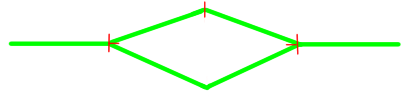
#> input picture toy/picture_tools/separators.png, 408 x 97 px, found by its file name
$ python process_roads.py
#> lines starting #> are read from the running program, lines starting #| are printed output that depends on the picture; after the words box and inside, x2 and y2 are one past the last pixel; in counts of white or black regions, pixels touching at a corner belong together
'''
This file processes the roads in the image, creating a map from pixels to roads. The results are saved in label_map.npy.
'''

import cv2
import numpy as np
from PIL import Image
import matplotlib.pyplot as plt
import sys
import os

# Add parent directory to sys.path
sys.path.append(os.path.abspath(os.path.join(os.path.dirname(__file__), "..")))

img = np.array(Image.open(".\\toy\\picture_tools\\separators.png").convert("RGB"))
#> img is the input picture: shape (97, 408, 3); mean R, G, B 237.9, 254.4, 237.3

hsv = cv2.cvtColor(img, cv2.COLOR_BGR2HSV)
#> hsv: shape (97, 408, 3); mean H, S, V 5.8, 17.7, 254.9

# Define green color range in HSV
lower_green = np.array([35, 40, 40])
upper_green = np.array([85, 255, 255])

# Create binary mask of green regions
mask = cv2.inRange(hsv, lower_green, upper_green)
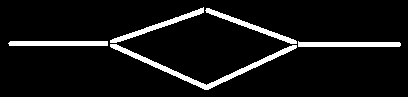
#> mask: shape (97, 408); 7.6% white; 5 white regions, box (x1, y1, x2, y2) and area: (110, 44, 297, 90) 1026, (298, 41, 401, 47) 514, (110, 7, 204, 43) 498, (8, 41, 108, 46) 495, (205, 8, 297, 44) 485
cv2.imshow('mask', mask)
cv2.waitKey(0)

# Label connected components
num_labels, label_map = cv2.connectedComponents(mask)
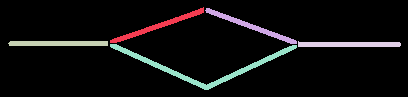
#> label_map: shape (97, 408) int32; 6 distinct labels, from 0 to 5; one colour per label, 0 black
#> num_labels = 6

# Show the label map
plt.imshow(label_map, cmap='tab20')
plt.title(f"{num_labels - 1} roads detected")
plt.show()

np.save(".\\toy\\picture_tools\\label_map.npy", label_map)

print(label_map.max())
#| 5
i = 0
while i < label_map.max() + 1:
    mask1 = (label_map > 0)
    result = np.zeros_like(img)
    result[mask1, :] = [0, 0, 255]

    mask = (label_map == i) > 0
    result[mask, :] = img[mask, :]
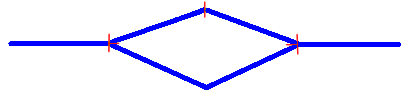
#> result: shape (97, 408, 3); mean R, G, B 235.4, 235, 254.2

    # Display the result
    s = 'Label ' + str(i)
    cv2.namedWindow(s)
    cv2.moveWindow(s, 950, 50)
    cv2.imshow(s, result)
    key = cv2.waitKey(0)
#> (key Esc is pressed here)

    if key == 27:
        break # Escape key to break
    if key == 0:
        i -= 2 # Left arrow to go back
    i += 1 # Other keys to go forward
    cv2.destroyAllWindows()
